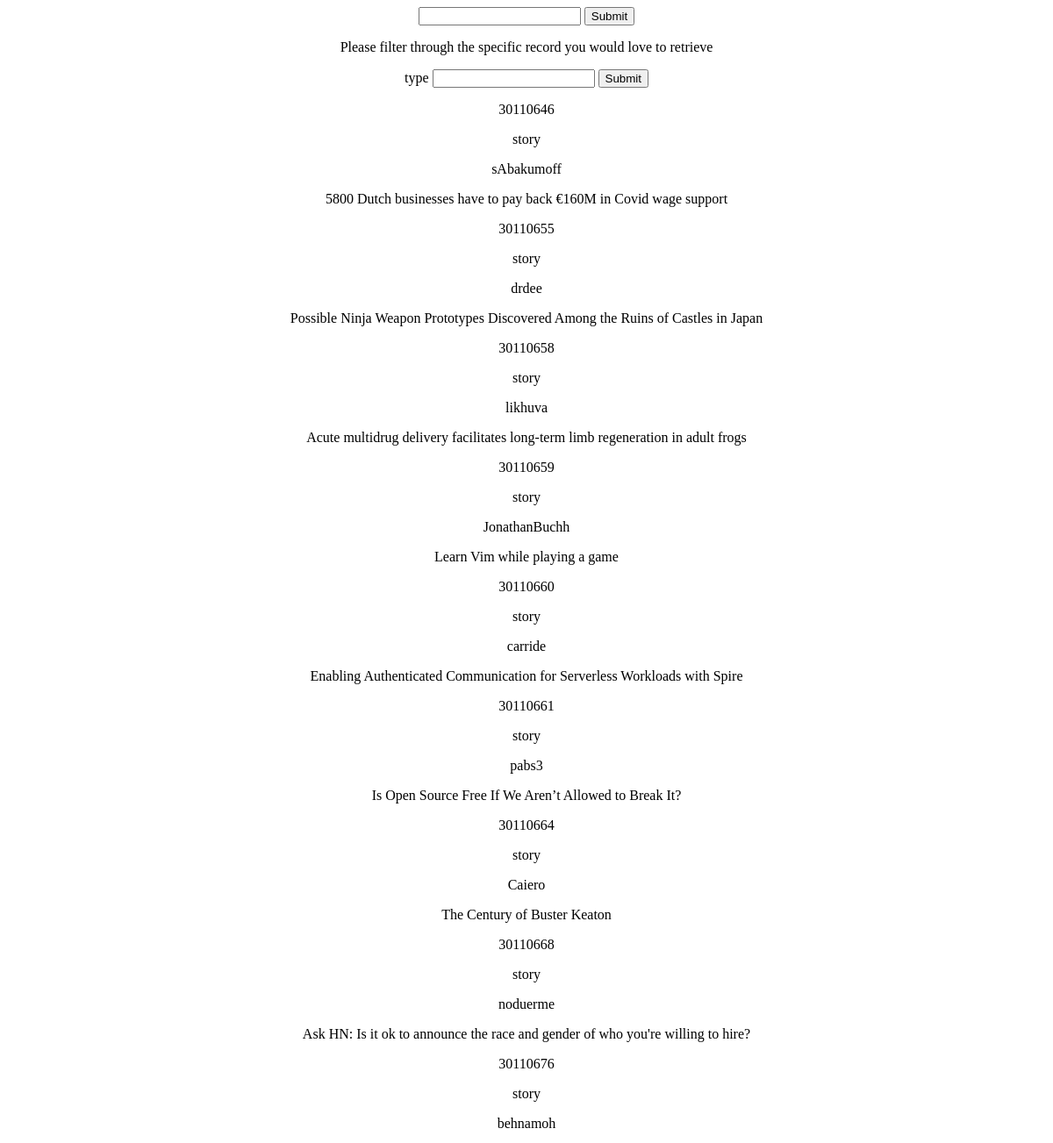
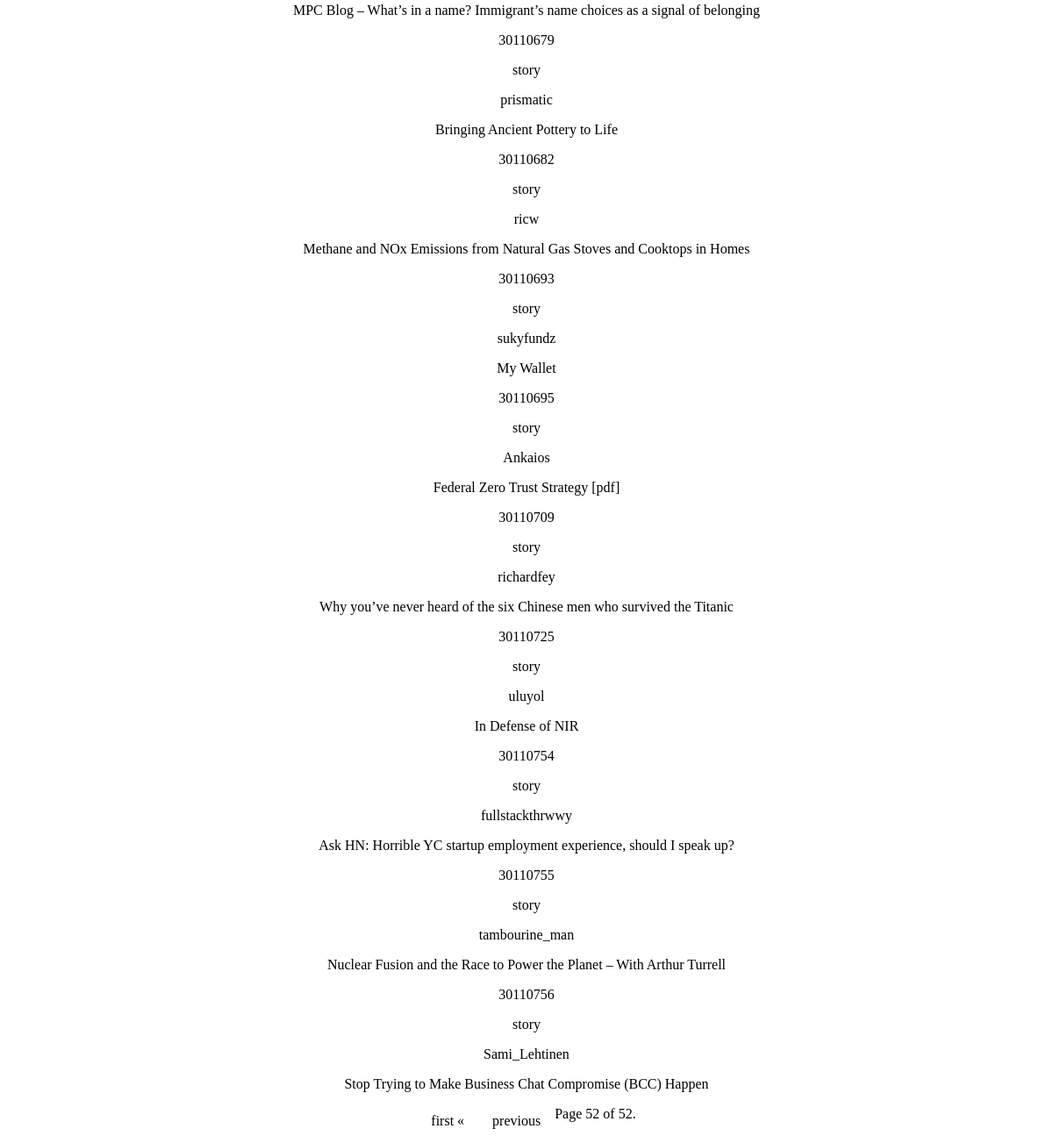
The app's page /display_all_items/?page=52 with its own data (2 pictures, top to bottom).
### Hacknews/models.py (models this page shows)
class Job(models.Model):
    id = models.IntegerField(primary_key=True)
    type = models.CharField(max_length=100)
    By = models.CharField(max_length=50, default=None)
    title = models.CharField(max_length=255, default=None, null=False)

### Hacknews/views.py (the view)
# urls.py: path("display_all_items/", views.display_all_items, name='display_all_items'),
def display_all_items(request):
    All_jobs = Job.objects.all()
    paginator = Paginator(All_jobs, 20)
    page_number = request.GET.get('page')
    page_obj = paginator.get_page(page_number)
    context = {'job_page': page_obj}
    return render(request, "Hacknews/indexApp.html", context)

### Hacknews/templates/Hacknews/indexApp.html (shortened to what this page needs)
{% load static %}
<!DOCTYPE html>
<html lang="en">
<head>
    <link rel="stylesheet" type="text/css" href="{% static 'Hacknews/style.css'%}">
</head>
<body>
<form method = "GET" action = "{% url 'search' %}">
    <input type="text" name="input_text">
    <input type="submit">
</form>
<p>
    Please filter through the specific record you would love to retrieve
</p>
<form method="get" action="{% url 'filter_job' %}">
    <label for="type">type</label>
    <input type="text" name="user_input">
    <input type="submit">
</form>
{% for i in job_page %}
<p>{{i.id}}</p>
<p>{{i.type}}</p>
<p>{{i.By}}</p>
<p>{{i.title}}</p>
{%endfor%}
<div class="pagination">
    <span class="step-links">
        <a href="{% url 'display_all_items' %}?page=1">first &laquo;</a>
        {% if job_page.has_previous %}
            <a href="{%url 'display_all_items'%}?page={{ job_page.previous_page_number }}">previous</a>
        {% endif %}
            <span class="current">
            Page {{ job_page.number }} of {{ job_page.paginator.num_pages }}.
        </span>
    </span>
</div>
</body>
</html>

### Hacknews/static/Hacknews/style.css (style rules this page uses)
body { text-align: center; font-family: serif; }
.pagination { display: inline-block; }
.pagination a { color: black; float: left; padding: 8px 16px; text-decoration: none; }

### records on screen
Job: id "30110646", type "story", By "sAbakumoff", title "5800 Dutch businesses have to pay back €160M in Covid wage support"
Job: id "30110655", type "story", By "drdee", title "Possible Ninja Weapon Prototypes Discovered Among the Ruins of Castles in Japan"
Job: id "30110658", type "story", By "likhuva", title "Acute multidrug delivery facilitates long-term limb regeneration in adult frogs"
Job: id "30110659", type "story", By "JonathanBuchh", title "Learn Vim while playing a game"
Job: id "30110660", type "story", By "carride", title "Enabling Authenticated Communication for Serverless Workloads with Spire"
Job: id "30110661", type "story", By "pabs3", title "Is Open Source Free If We Aren’t Allowed to Break It?"
Job: id "30110664", type "story", By "Caiero", title "The Century of Buster Keaton"
Job: id "30110668", type "story", By "noduerme", title "Ask HN: Is it ok to announce the race and gender of who you're willing to hire?"
Job: id "30110676", type "story", By "behnamoh", title "MPC Blog – What’s in a name? Immigrant’s name choices as a signal of belonging"
Job: id "30110679", type "story", By "prismatic", title "Bringing Ancient Pottery to Life"
Job: id "30110682", type "story", By "ricw", title "Methane and NOx Emissions from Natural Gas Stoves and Cooktops in Homes"
Job: id "30110693", type "story", By "sukyfundz", title "My Wallet"
Job: id "30110695", type "story", By "Ankaios", title "Federal Zero Trust Strategy [pdf]"
Job: id "30110709", type "story", By "richardfey", title "Why you’ve never heard of the six Chinese men who survived the Titanic"
Job: id "30110725", type "story", By "uluyol", title "In Defense of NIR"
Job: id "30110754", type "story", By "fullstackthrwwy", title "Ask HN: Horrible YC startup employment experience, should I speak up?"
Job: id "30110755", type "story", By "tambourine_man", title "Nuclear Fusion and the Race to Power the Planet – With Arthur Turrell"
Job: id "30110756", type "story", By "Sami_Lehtinen", title "Stop Trying to Make Business Chat Compromise (BCC) Happen"

### other values on screen
{{ job_page.number }} "52"
{{ job_page.paginator.num_pages }} "52"
